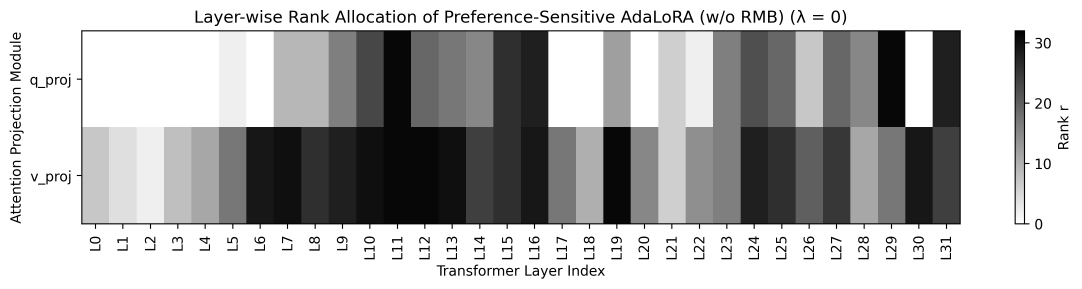
#> input picture MyProject/utils/rank_visualization/heatmap/0000.png, 3244 x 865 px (shown at 1/3 size)
$ python 3to1.py
#> lines starting #> are read from the running program, lines starting #| are printed output that depends on the picture
from PIL import Image

# 替换成你自己的三张图片路径
img_path1 = "0000.png"   # 第一张图（最上面）
img_path2 = "0001.png"   # 第二张图（中间）
img_path3 = "0002.png"   # 第三张图（最下面）

# 打开三张图片
img1 = Image.open(img_path1)
#> img1 is the input picture: PIL image 3244x865 RGBA; mean R, G, B, A 178, 178, 178, 255
img2 = Image.open(img_path2)
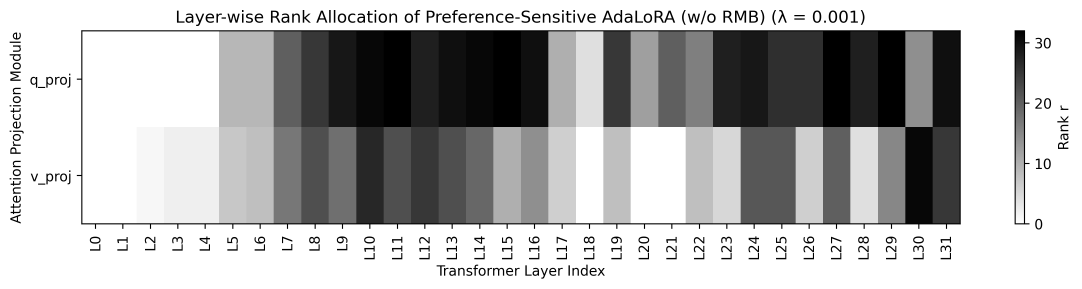
#> input picture MyProject/utils/rank_visualization/heatmap/0001.png, 3244 x 865 px (shown at 1/3 size)
#> img2 is the input picture: PIL image 3244x865 RGBA; mean R, G, B, A 178.1, 178.1, 178.1, 255
img3 = Image.open(img_path3)
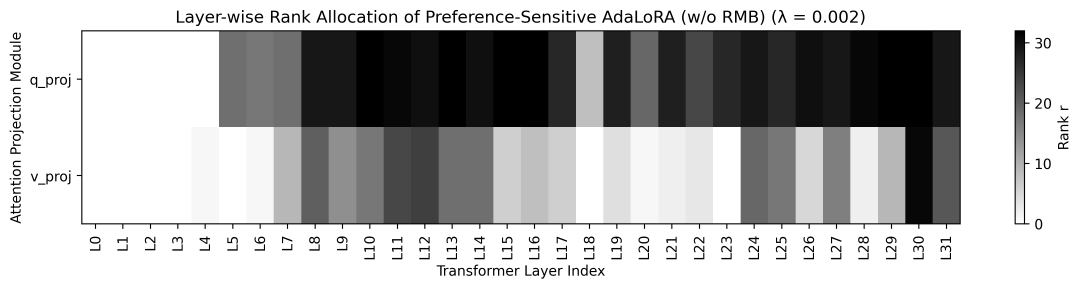
#> input picture MyProject/utils/rank_visualization/heatmap/0002.png, 3244 x 865 px (shown at 1/3 size)
#> img3 is the input picture: PIL image 3244x865 RGBA; mean R, G, B, A 178.1, 178.1, 178.1, 255

# -------------------------------
# 选项1：强制统一宽度为最窄的那张（推荐，保持比例）
# -------------------------------
min_width = min(img1.width, img2.width, img3.width)
#> min_width = 3244

# 按比例缩放到统一宽度
img1 = img1.resize((min_width, int(img1.height * min_width / img1.width)))
img2 = img2.resize((min_width, int(img2.height * min_width / img2.width)))
img3 = img3.resize((min_width, int(img3.height * min_width / img3.width)))

# 计算总高度
total_height = img1.height + img2.height + img3.height
#> total_height = 2595

# 创建新的空白图片（白色背景，你也可以改成 (255,255,255,0) 透明）
combined = Image.new('RGB', (min_width, total_height), (255, 255, 255))
#> combined: PIL image 3244x2595 RGB; every value is 255

# 依次粘贴
combined.paste(img1, (0, 0))
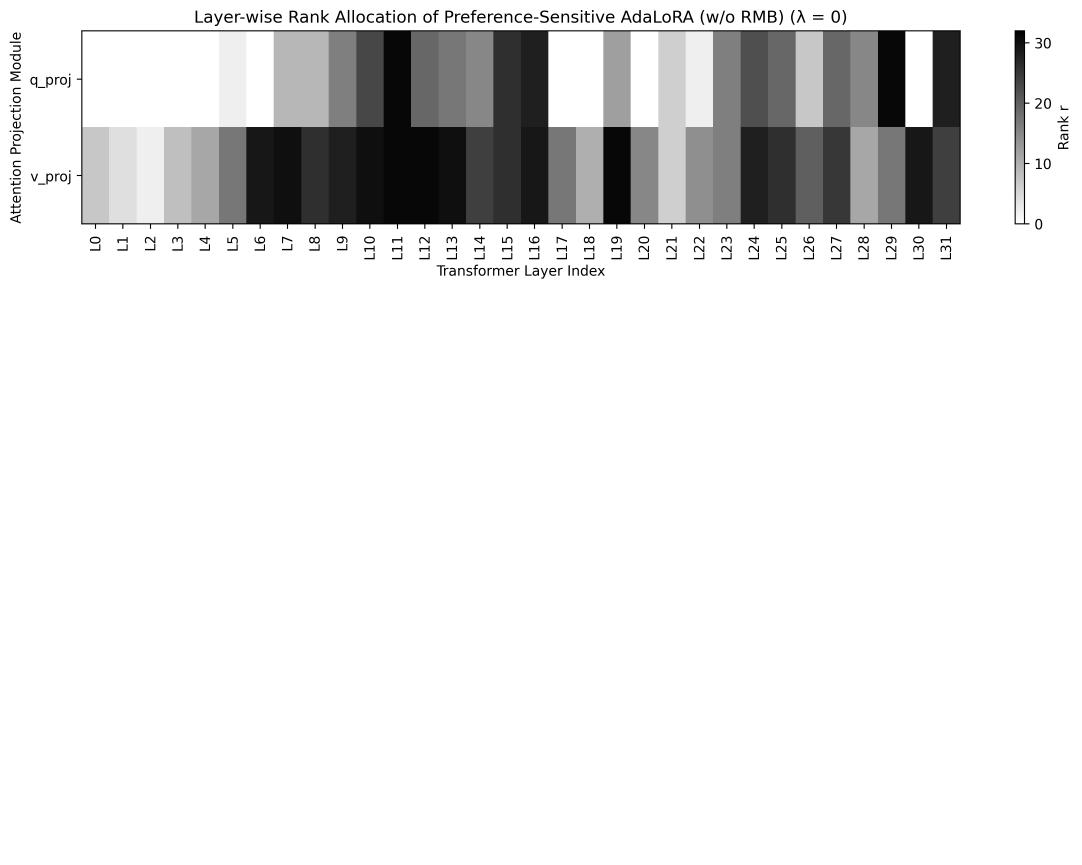
#> combined: PIL image 3244x2595 RGB (shown at 1/3 size); min 0, max 255, mean 229.3
combined.paste(img2, (0, img1.height))
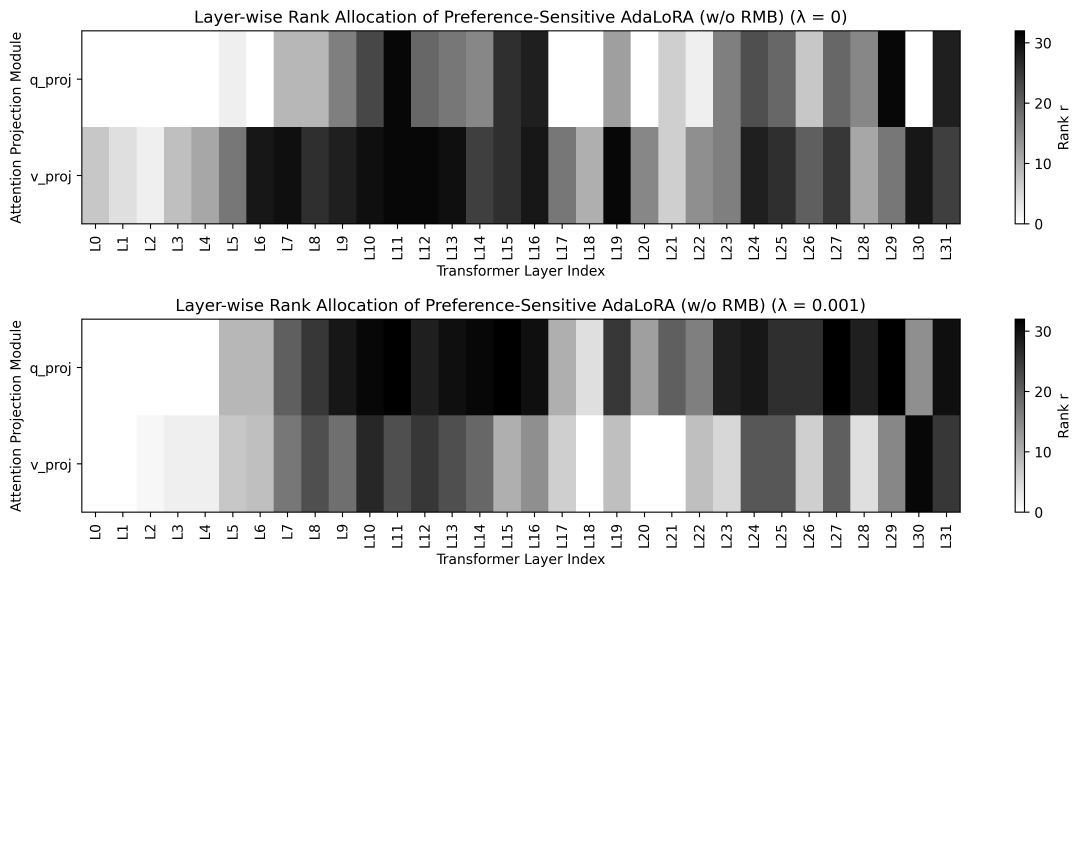
#> combined: PIL image 3244x2595 RGB (shown at 1/3 size); min 0, max 255, mean 203.7
combined.paste(img3, (0, img1.height + img2.height))
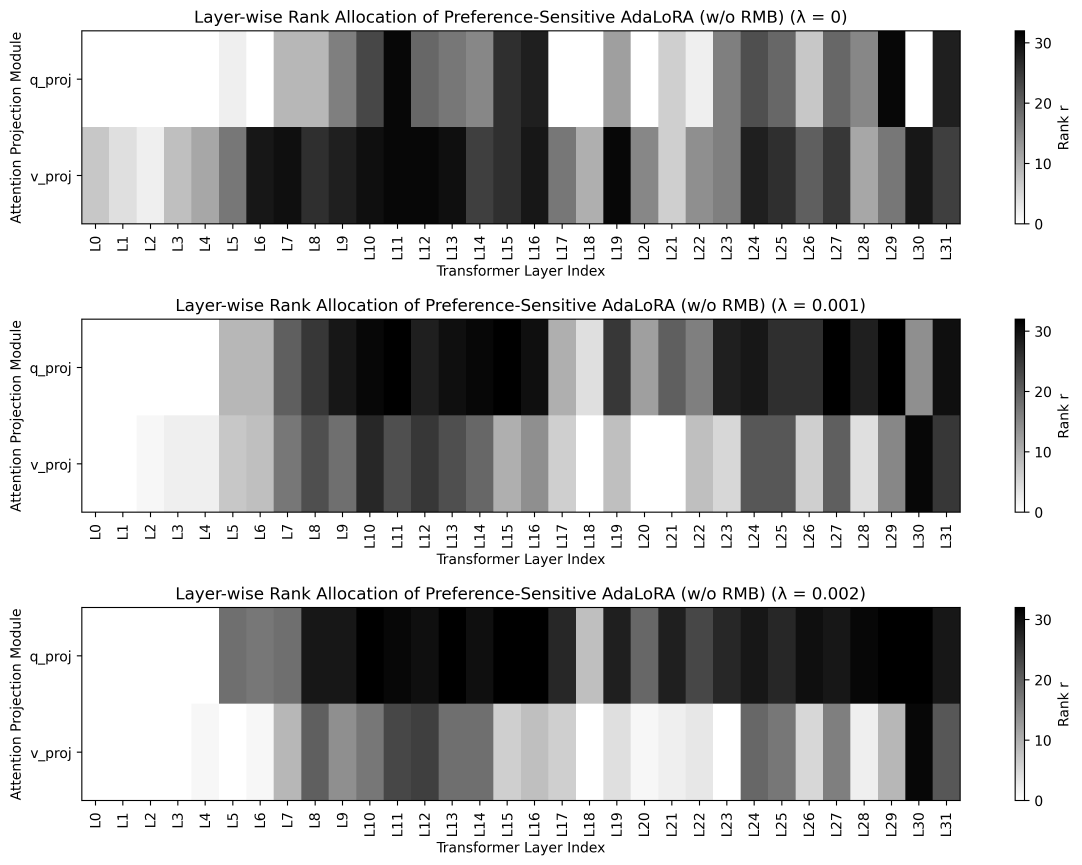
#> combined: PIL image 3244x2595 RGB (shown at 1/3 size); min 0, max 255, mean 178.1

# # 保存为 PNG（无损）
# combined.save("combined_vertical.png", "PNG", quality=95)

# print("已保存为 combined_vertical.png")
combined.save("combined_result.pdf", "PDF")

print("已保存为单页 PDF: combined_result.pdf")
